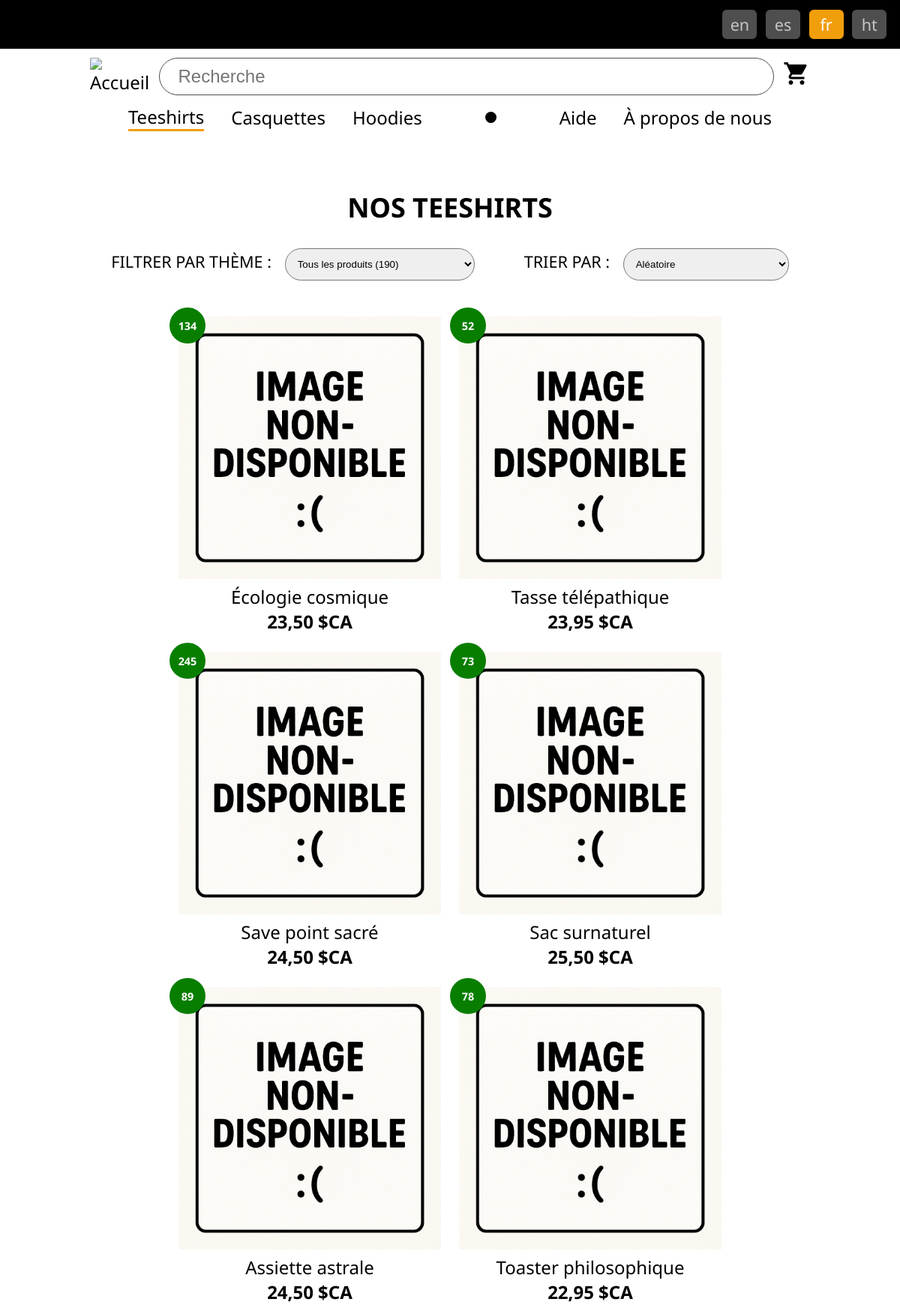
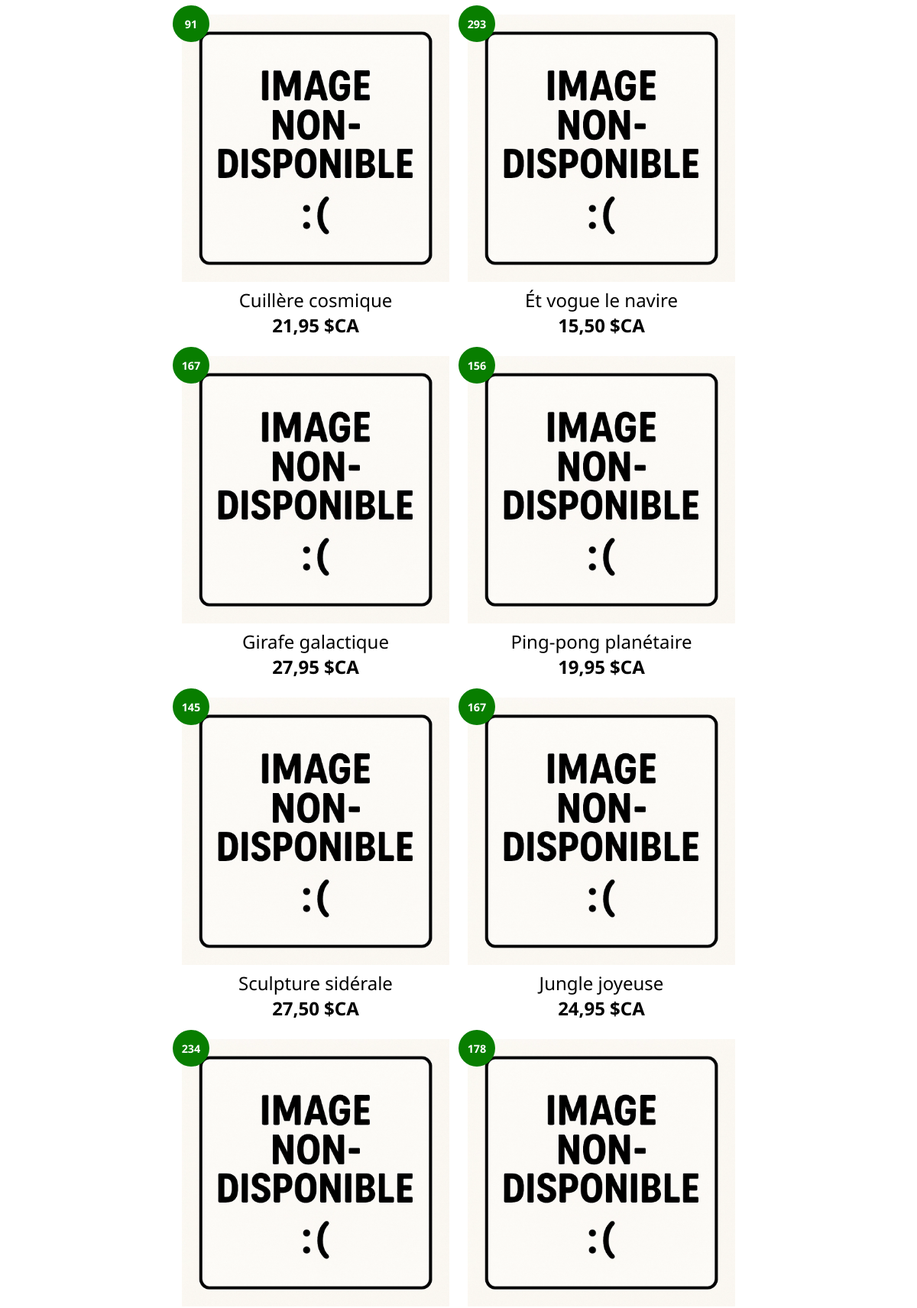
The app's page /teeshirts.php (upper part) with its own data (2 pictures, top to bottom).
### tables this page shows
CREATE TABLE `produit` (
  `id` SMALLINT NOT NULL AUTO_INCREMENT,
  `nom` VARCHAR(200) NOT NULL,
  `ventes` SMALLINT NOT NULL DEFAULT 0,
  `dac` DATE NOT NULL,
  `prix` DECIMAL(5,2) NOT NULL,
  `thm_id` TINYINT NOT NULL,
  `cat_id` TINYINT NOT NULL,
  PRIMARY KEY (`id`),
  UNIQUE KEY (`nom`, `cat_id`)
);

### lib/i18n.lib.php (called while the page is built, shortened)
<?php
function obtenirLanguesDisponibles()
{
    $langues = [];
    $contenuI18n = scandir("i18n");
    foreach ($contenuI18n as $nomFichier) {
        if ($nomFichier != "." && $nomFichier != "..") {
            $langues[] = substr($nomFichier, 0, 2);
        }
    }
    return $langues;
}
function determinerCodeLangue($codesLangues)
{
    $langue = "fr";
    return $langue;
}
function recupererTextesStatiques($codeLangue, $page)
{
    $textesChaineJson =  file_get_contents("i18n/" . $codeLangue . ".json");
    $textes = json_decode($textesChaineJson);
    return [
        $textes->entete,
        $textes->pied2page,
        $textes->$page,
        $textes->catalogue
    ];
}

### teeshirts.php (the view, shortened to what this page needs)
<?php
$page = "teeshirts";
include("commun/entete.inc.php");
$tri = $_GET["tri"] ?? "RAND()";
$filtre = $_GET["filtre"] ?? "tous";
$filtreSql = $filtre!="tous" ? " AND thm_id=$filtre" : "";
$cnx = mysqli_connect('localhost', 'root', '');
mysqli_set_charset($cnx, 'utf8mb4');
mysqli_select_db($cnx, 'teetim_gr2');
$produitsJE = mysqli_query($cnx,
	"SELECT * FROM produit WHERE cat_id=1 $filtreSql ORDER BY $tri");
$produits = mysqli_fetch_all($produitsJE, MYSQLI_ASSOC);
$decompteProduits = count($produits);
?>
<main class="page-produits page-teeshirts">
	<article class="amorce">
		<h1><?= $_->titre; ?></h1>
		<form class="controle" action="">
			<div class="filtre">
				<label for="filtre">Filtrer par thème : </label>
				<select name="filtre" id="filtre">
					<option value="tous">Tous les produits (<?= $decompteProduits; ?>)</option>
				</select>
			</div>
			<div class="tri">
				<label for="tri"><?= $_cat->etiquetteTri; ?></label>
				<select name="tri" id="tri">
					<option <?= ($tri=="RAND()") ? "selected" : ""; ?> value="RAND()"><?= $_cat->triAleatoire; ?></option>
				</select>
			</div>
		</form>
	</article>
	<article class="principal">
		<?php
		foreach ($produits as $prd) :
			$fichierImage = "images/produits/teeshirts/{$prd["id"]}.webp";
			if(!file_exists($fichierImage)) {
				$fichierImage = "images/produits/teeshirts/ts0000.webp";
			}
		?>
			<div class="produit">
				<?php if($prd["ventes"] > 0) : ?>
					<span class="ventes"><?= $prd["ventes"]; ?></span>
				<?php endif; ?>
				<span class="image">
					<img
						src="<?= $fichierImage; ?>"
						alt="<?= $prd["nom"]; ?>"
					>
				</span>
				<span class="nom"><?= $prd["nom"]; ?></span>
				<span class="prix">
					<?=
						MessageFormatter::formatMessage(
							$langue, "{0, number, :: currency/CAD}",
							[$prd["prix"]]
						)
					?>
				</span>
			</div>
		<?php endforeach; ?>
	</article>
</main>
<?php
include("commun/pied2page.inc.php");
?>

### commun/entete.inc.php (shortened to what this page needs)
<?php
include("lib/i18n.lib.php");
$languesDisponibles = obtenirLanguesDisponibles();
$langue = determinerCodeLangue($languesDisponibles);
[$_ent, $_pp, $_, $_cat] = recupererTextesStatiques($langue, $page);
?>
<!DOCTYPE html>
<html lang="<?= $langue; ?>">
<head>
    <link rel="stylesheet" href="css/styles.css">
</head>
<body>
    <div class="conteneur">
        <header>
            <nav class="barre-haut">
                <?php foreach ($languesDisponibles as $codeLangue) :  ?>
                    <a
                        <?= $langue == $codeLangue ? 'class="actif"' : '' ?>
                        href="?lan=<?= $codeLangue; ?>">
                        <?= $codeLangue; ?>
                    </a>
                <?php endforeach ?>
            </nav>
            <nav class="barre-logo">
                <a class="logo" href="index.php"><img src="images/logo.png" alt="<?= $_ent->logoAlt; ?>"></a>
                <div class="panier-icone">
					<label for="panier-cc" class="material-icons">shopping_cart</label>
				</div>
                <input class="recherche" type="search" name="motscles" placeholder="<?= $_ent->recherchePlaceholder; ?>">
            </nav>
            <nav class="principale">
                <a <?= $page == "teeshirts" ? ' class="actif" ' : '' ?> href="teeshirts.php"><?= $_ent->menuTeeshirts; ?></a>
                <a <?= $page == "casquettes" ? ' class="actif" ' : '' ?> href="casquettes.php"><?= $_ent->menuCasquettes; ?></a>
                <a <?= $page == "hoodies" ? ' class="actif" ' : '' ?> href="hoodies.php"><?= $_ent->menuHoodies; ?></a>
                <span class="separateur"></span>
                <a <?= $page == "aide" ? ' class="actif" ' : '' ?> href="aide.php"><?= $_ent->menuAide; ?></a>
                <a <?= $page == "apropos" ? ' class="actif" ' : '' ?> href="apropos.php"><?= $_ent->menuNous; ?></a>
            </nav>
        </header>

### commun/pied2page.inc.php (shortened to what this page needs)
    </div>
</body>
</html>

### css/styles.css (style rules this page uses)
*, *::after, *::before { box-sizing: border-box; }
html { font-size: clamp(18px, 2vw, 24px); }
body { margin: 0; padding: 0; font-family: 'Noto Sans'; }
a, a:active, a:visited, a:link { color: inherit; text-decoration: none; }
.conteneur { width: 100%; height: 100vh; display: flex; flex-direction: column; }
nav.barre-haut { font-size: 0.9rem; background-color: var(--clr-fond-principale); color: var(--clr-texte-tertiaire); }
nav.barre-haut { margin: 0; padding: 0.5rem; padding-right: 0.5rem; display: flex; justify-content: flex-end; }
nav.barre-haut a { list-style: none; text-align: center; width: 2rem; margin: 0 0.2rem; padding: 0.2rem; border: 1px solid var(--clr-bordure-secondaire); background-color: var(--clr-fond-tertiaire); border-radius: 0.3rem; }
nav.barre-haut a.actif { background-color: var(--clr-fond-actif); color: var(--clr-texte-secondaire); }
.barre-logo { width: 80%; margin: 0.5rem auto; display: flex; align-items: center; justify-content: space-between; column-gap: 0.5rem; flex-wrap: wrap; }
.barre-logo .logo img { width: clamp(125px, 25vw, 250px); }
.barre-logo .recherche { width: 100%; flex-grow: 1; height: 50px; border: 1px solid var(--clr-fond-tertiaire); border-radius: 50px; padding: 0 1rem; font-size: 1rem; }
.barre-logo .panier-icone { position: relative; }
.barre-logo .panier-icone label { font-size: 1.5rem; cursor: pointer; }
nav.principale { display: none; position: absolute; top: 0; left: 0; bottom: 0; translate: -100%; background-color: var(--clr-fond-menu-responsive); flex-direction: column; justify-content: flex-start; align-items: flex-start; row-gap: 1.5rem; padding: 1rem; }
nav.principale .separateur { width: 100%; height: 2px; background-color: var(--clr-fond-principale); }
nav.principale a.actif { border-bottom: 3px solid var(--clr-fond-actif); }
main { flex-grow: 1; width: 95vw; margin: 2rem auto; }
main.page-produits .amorce { display: flex; flex-direction: column; align-items: center; text-transform: uppercase; }
main.page-produits .amorce .controle { display: flex; flex-direction: column; align-items: center; row-gap: 0.75rem; font-size: 0.9rem; }
main.page-produits .amorce .controle select { margin-left: 0.5rem; padding: 0.5rem 3rem 0.5rem 0.5rem; border-radius: 1rem; }
main.page-produits .principal { margin: 1rem auto; width: 90vw; margin-top: 2rem; display: flex; justify-content: center; flex-wrap: wrap; gap: 1rem; }
main.page-produits .principal .produit { position: relative; width: 33%; min-width: 200px; max-width: 350px; display: flex; flex-direction: column; cursor: pointer; }
main.page-produits .principal .produit .ventes { position: absolute; top: -0.5rem; left: -0.5rem; display: flex; justify-content: center; align-items: center; width: 2rem; height: 2rem; background-color: var(--clr-fond-badge); color: var(--clr-texte-secondaire); border-radius: 50%; font-size: 0.6rem; font-weight: bold; }
main.page-produits .principal .produit .image img { width: 100%; }
main.page-produits .principal .produit .nom { text-align: center; }
main.page-produits .principal .produit .prix { text-align: center; font-weight: bold; }
@media (min-width: 1000px) { .barre-logo { flex-wrap: nowrap; } }
@media (min-width: 1000px) { .barre-logo .logo img { width: clamp(250px, 35vw, 350px); } }
@media (min-width: 1000px) { .barre-logo .panier-icone { order: 1; } }
@media (min-width: 1000px) { nav.principale { translate: 0; display: flex; position: relative; top: initial; left: initial; bottom: initial; background-color: initial; flex-direction: row; justify-content: center; align-items: center; column-gap: 1.5rem; padding: 0; } }
@media (min-width: 1000px) { nav.principale .separateur { width: 15px; height: 15px; border-radius: 25px; background-color: var(--clr-fond-principale); margin: 0 2rem; } }
@media (min-width: 1000px) { main.page-produits .amorce .controle { flex-direction: row; align-items: center; justify-content: space-between; column-gap: 0.75rem; } }
@media (min-width: 1000px) { main.page-produits .amorce .controle>div { margin: 0 1rem; } }

### records on screen
produit: ventes "134", nom "Écologie cosmique", prix "23,50 $CA"
produit: ventes "52", nom "Tasse télépathique", prix "23,95 $CA"
produit: ventes "245", nom "Save point sacré", prix "24,50 $CA"
produit: ventes "73", nom "Sac surnaturel", prix "25,50 $CA"
produit: ventes "89", nom "Assiette astrale", prix "24,50 $CA"
produit: ventes "78", nom "Toaster philosophique", prix "22,95 $CA"
produit: ventes "91", nom "Cuillère cosmique", prix "21,95 $CA"
produit: ventes "293", nom "Ét vogue le navire", prix "15,50 $CA"
produit: ventes "167", nom "Girafe galactique", prix "27,95 $CA"
produit: ventes "156", nom "Ping-pong planétaire", prix "19,95 $CA"
produit: ventes "145", nom "Sculpture sidérale", prix "27,50 $CA"
produit: ventes "167", nom "Jungle joyeuse", prix "24,95 $CA"
produit: ventes "234"
produit: ventes "178"

### other values on screen
$codeLangue "en"
$codeLangue "es"
$codeLangue "fr"
$codeLangue "ht"
$_ent->menuTeeshirts "Teeshirts"
$_ent->menuCasquettes "Casquettes"
$_ent->menuHoodies "Hoodies"
$_ent->menuAide "Aide"
$_ent->menuNous "À propos de nous"
$_->titre "NOS TEESHIRTS"
$_cat->etiquetteTri "TRIER PAR :"
form field tri "Aléatoire"
